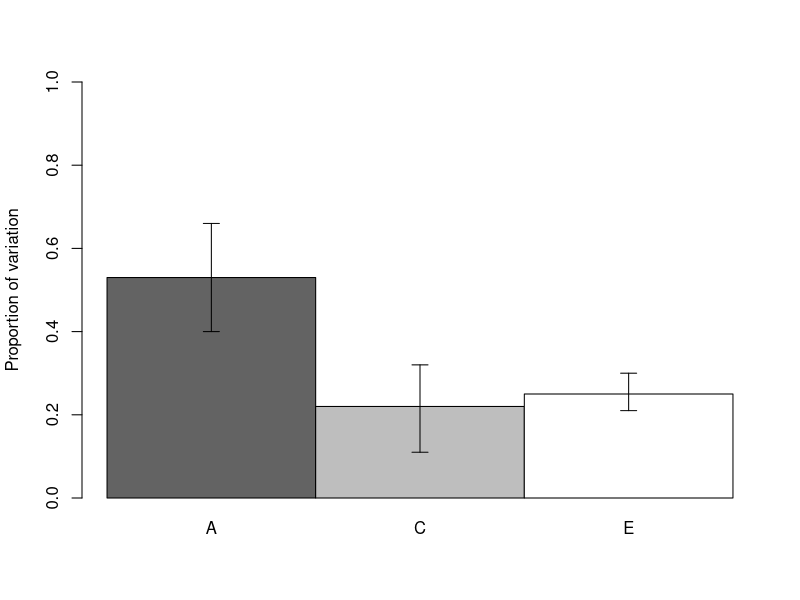

Generate this figure with R:
library(ggplot2)

labels <- c("A","C","E")
ace_values <- c(0.53,0.22,0.25)
colors <- c("#636363","gray","white")
ACE_pfac <- data.frame(name=labels,value=ace_values)

bp <- barplot(height=ACE_pfac$value, 
        names=ACE_pfac$name, 
        col=colors,
        ylab="Proportion of variation",
        ylim=c(0,1),
        space=c(0,0,0)
        )

lower_errors <- c(0.13, 0.11, 0.04)
upper_errors <- c(0.13, 0.10, 0.05)

arrows(bp, ace_values - lower_errors, bp, ace_values + upper_errors, angle = 90, code = 3, length = 0.08, col = "black")